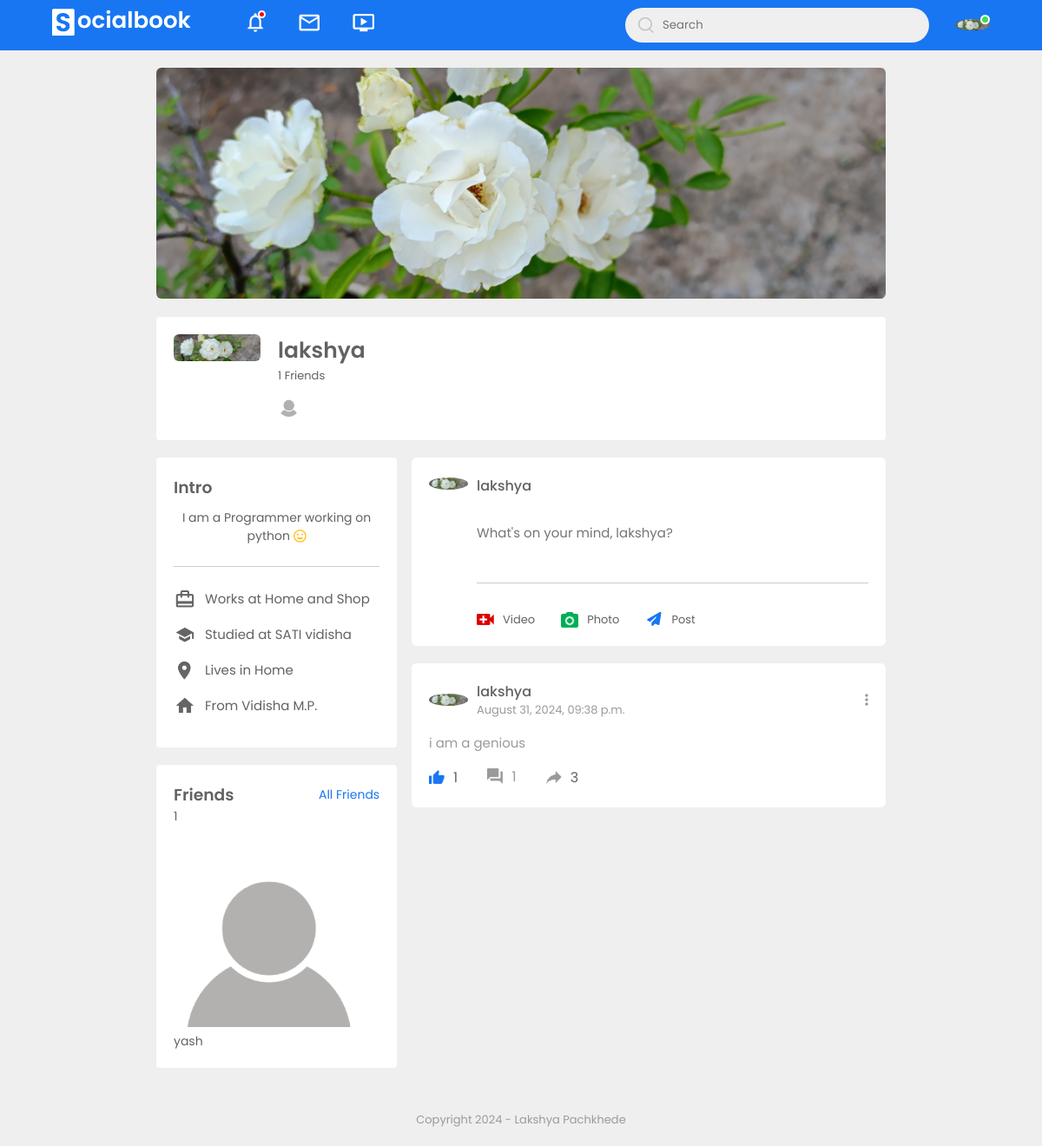
/users/profile/lakshya/ (signed in), run on the app's committed database.
### users/models.py (models this page shows, shortened)
class Profile(models.Model):
    user = models.OneToOneField(User, on_delete=models.CASCADE)
    intro = models.CharField(max_length=100, blank=True)
    banner_image = models.ImageField(default="default-banner.jpg", upload_to="profile_pics/banner")
    user_image = models.ImageField(default="default.png", upload_to="profile_pics/user_image")
    works = models.CharField(blank=True, max_length=50)
    education = models.CharField(blank=True, max_length=50)
    home = models.CharField(blank=True, max_length=50)
    location = models.CharField(blank=True, max_length=50)
    friends = models.ManyToManyField('self', blank=True, symmetrical=False, related_name="friends_with")
    def mutual_friends(self, other_profile):
        return self.friends.filter(id__in=other_profile.friends.values_list('id', flat=True)).count()

### posts/models.py (models this page shows, shortened)
class Post(models.Model):
    author = models.ForeignKey(User, on_delete=models.CASCADE)
    date_posted = models.DateTimeField(auto_now_add=True)
    caption = models.TextField()
    images = models.ManyToManyField("Image", related_name="photo_post", blank=True)

### users/views.py (the view)
# urls.py: path('profile/<str:username>/', ProfileDetailView.as_view(), name='profile'),
class ProfileDetailView(LoginRequiredMixin, DetailView):
    model = Profile
    template_name = 'users/profile_detail.html'
    context_object_name = 'profile'
    def get_object(self):
        username = self.kwargs.get('username')
        return get_object_or_404(Profile, user__username=username)
    def get_context_data(self, **kwargs):
        context = super().get_context_data(**kwargs)
        profile = self.get_object()
        current_user_profile = Profile.objects.get(user=self.request.user)
        context['mutual_friends_count'] = current_user_profile.mutual_friends(profile)
        context['posts'] = Post.objects.filter(author=profile.user).order_by('-date_posted')
        user_posts = Post.objects.filter(author=profile.user)
        images = []
        for post in user_posts:
            images.extend(post.images.all())
        latest_images = sorted(images, key=lambda image: image.photo_post.first().date_posted, reverse=True)[:6]
        context['post_photos'] = latest_images
        try:
            friend_request_received = FriendRequest.objects.get(from_user=profile.user, to_user=self.request.user, is_active=True)
        except FriendRequest.DoesNotExist:
            friend_request_received = None
        try:
            friend_request = FriendRequest.objects.get(from_user=self.request.user, to_user=profile.user, is_active=True)
        except FriendRequest.DoesNotExist:
            friend_request = None
        context['friend_request_received'] = friend_request_received
        context['friend_request'] = friend_request
        return context

### posts/templatetags/custom_filters.py (called while the page is built)
@register.filter(name='has_liked')
def has_liked(post, user):
    return post.likes.filter(author=user).exists()

### users/templates/users/profile_detail.html (shortened to what this page needs)
{% extends "posts/base.html" %}
{% load static %}
{% load custom_filters %}
{% block content %}
<div class="profile-container">
    <img src="{{ profile.banner_image.url }}" class="cover-img">
    <div class="profile-details">
        <div class="pd-left">
            <div class="pd-row">
                <span class="pd-image-span">
                <img src="{{ profile.user_image.url }}" class="pd-image">
            </span>
                <div>
                    <h3>{{ profile.user.username }}</h3>
                    <p>{{ profile.friends.count }} Friends {% if profile.user.username != user.username %}- {{ mutual_friends_count }} mutual{% endif %}</p>
                    {% if profile.friends.count > 4 %}
                    {% for friend in profile.friends.all|slice:"4" %}
                    <img src="{{ friend.user_image.url }}">
                    {% endfor %}
                    {% else %}
                    {% for friend in profile.friends.all %}
                    <img src="{{ friend.user_image.url }}">
                    {% endfor %}
                    {% endif %}
                </div>
            </div>
        </div>
    </div>
    <div class="profile-info">
        <div class="info-col">
            {% if not profile.works and not profile.education and not profile.location and not profile.home  %}
            {% if profile.user == request.user %}
            <div class="profile-intro">
                <a href="{% url "profile-update" profile.user.username%}" class="blue-link-l">update your profile</a>
            </div>
                {% endif %}
            {% else %}
            <div class="profile-intro">
                <h3>Intro</h3>
                <p class="intro-text">{{ profile.intro }} <img src="{% static "posts/images/feeling.png" %}"></p>
                <hr>
                <ul>
                    <li><img src="{% static "posts/images/profile-job.png" %}"> Works at {{ profile.works }} </li>
                    <li><img src="{% static "posts/images/profile-study.png" %}"> Studied at {{ profile.education }}</li>
                    <li><img src="{% static "posts/images/profile-location.png" %}"> Lives in {{ profile.location }}</li>
                    <li><img src="{% static "posts/images/profile-home.png" %}"> From {{ profile.home }}</li>
                </ul>
            </div>
            {% endif %}
            {% if profile.friends.count > 0 %}
            <div class="profile-intro">
                <div class="title-box">
                    <h3>Friends</h3>
                    <a href="{% url "friends-list" profile.user.username %}">All Friends</a>
                </div>
                <p>{{ profile.friends.count }} {% if profile.user.username != user.username %} ({{ mutual_friends_count }} mutual){% endif %}</p>
                <div class="friends-box">
                    {% if profile.friends.count > 9 %}
                    {% for friend in profile.friends.all|slice:"9" %}
                    <div><img src="{{ friend.user_image.url }}"> <p>{{ friend.user.username }}</p></div>
                    {% endfor %}
                    {% else %}
                    {% for friend in profile.friends.all %}
                    <div><img src="{{ friend.user_image.url }}"><p>{{ friend.user.username|slice:"9" }}</p></div>
                    {% endfor %}
                    {% endif %}
                </div>
            </div>
            {% endif %}
        </div>
        <div class="post-col">
            {% if profile.user == user %}
            <div class="write-post-container ">
                <div class="user-profile">
                    <img src=" {{ user.profile.user_image.url }} ">
                    <div>
                        <p>{{ user.username }}</p>
                    </div>
                </div>
                <div class="post-input-container">
                    <form method="post" enctype="multipart/form-data" action={% url "post-create" %}>
                    <textarea rows="3" name="caption" placeholder="What's on your mind, {{ user.username }}?" class="post-text"></textarea>
                    <div class="add-post-links">
                        <a href="#"><img src="{% static "posts/images/live-video.png" %}"> Video</a>
                        <a href="{% url "post-create" %}"><img src="{% static "posts/images/photo.png" %}"> Photo</a>
                        <a><button class="hide-button" type="submit">Post</button></a>
                    </div>
                </div>
            </div>
            {% endif %}
        {% for post in posts %}
            <div class="post-container">
                <div class="post-row">
                    <div class="user-profile">
                        <img src="{{ post.author.profile.user_image.url }}">
                        <div>
                            <p>{{ post.author.username }}</p>
                            <span>{{ post.date_posted|date:"F j, Y, h:i a" }}</span>
                        </div>
                    </div>
                    {% if post.author == user %}
                    <div class="menu-container menu{{ post.id }}">
                        <a class="menu-icon" onclick="toggleDropdown('menu{{ post.id }}')">
                            <i class="fas fa-ellipsis-v"></i>
                        </a>
                    </div>
                    {% endif %}
                </div>
                <a href="{% url "post-detail" post.pk %}" class="post-text"><p class="post-text">{{ post.caption|truncatewords:20 }}</p></a>
                <div class="post-row">
                    <div class="activity-icons">
                        <div id="like-section-{{post.id}}">
                            {% if post|has_liked:user %}
                                <img src="{% static "posts/images/like-blue.png" %}" id="like-icon-{{post.id}}" class="like-icon" data-liked="true">
                            {% else %}
                                <img src="{% static "posts/images/like.png" %}" id="like-icon-{{post.id}}" class="like-icon" data-liked="false">
                            {% endif %}
                            <span id="likes-count-{{post.id}}">{{ post.likes.count }}</span>
                        </div>
                        <a href="{% url "post-detail" post.pk%}"><div><img src="{% static "posts/images/comments.png" %}">{{ post.comments.count }}</div></a>
                        <div class="share-btn" data-post-id={{post.id}}><img src="{% static "posts/images/share.png" %}">  <span id="share-count-{{post.id}}">{{ post.shares.count }}</span></div>
                    </div>
                </div>
            </div>
        {% endfor %}
        </div>
    </div>
</div>
{% endblock content %}

### posts/templates/posts/base.html (shortened to what this page needs)
{% load static %}
<!DOCTYPE html>
<html lang="en">
<head>
    <link rel="stylesheet" href="https://cdn.jsdelivr.net/npm/swiper@11/swiper-bundle.min.css" />
    <link rel="stylesheet" href="{% static "posts/style.css" %}">
    <link rel="stylesheet" href="{% static "posts/post_detail.css" %}">
    <link  href="{% static "users/cropperjs/cropper.css" %}" rel="stylesheet">
</head>
<body>
    <nav>
        <div class="nav-left">
            <a href="{% url "post-home" %}">
                <img src="{% static "posts/images/logo2.png" %}" class="logo">
            </a>
            <ul>
                <li>
                    <a href="{% url "notifications" %}" class="notification-red"><img src="{% static "posts/images/notification.png" %}"></a>
                </li>
                <li>
                    <img src="{% static "posts/images/inbox.png" %}">
                </li>
                <li>
                    <img src="{% static "posts/images/video.png" %}">
                </li>
            </ul>
        </div>
        <div class="nav-right">
            <div class="search-box">
                <form method="GET" action="{% url 'search' %}">
                <img src="{% static "posts/images/search.png" %}">
                <input type="text" placeholder="Search" name="q" required>
                </form>
            </div>
            <div class="nav-user-icon online" onclick="settingsMenuToogle()">
                <img src="{{ user.profile.user_image.url }}">
            </div>
        </div>
    </nav>
    {% block content %}
    {% endblock content %}
    <div class="footer">
        <p>Copyright 2024 - Lakshya Pachkhede</p>
    </div>
</body>
</html>

### posts/static/posts/post_detail.css (style rules this page uses)
.hide-button { background: transparent; border: 0; }

### data on the page
Profile: banner_image (picture), user_image (picture), user.username "lakshya", friends.count "1", intro "I am a Programmer working on python", works "Home and Shop", education "SATI vidisha", location "Home", home "Vidisha M.P."
Profile: user_image (placeholder picture), user.username "yash"
Post: author.profile.user_image (picture), author.username "lakshya", date_posted "August 31, 2024, 09:38 p.m.", caption "i am a genious", likes.count "1", comments.count "1", shares.count "3"

### other printed values
{{ user.username }} "lakshya"
